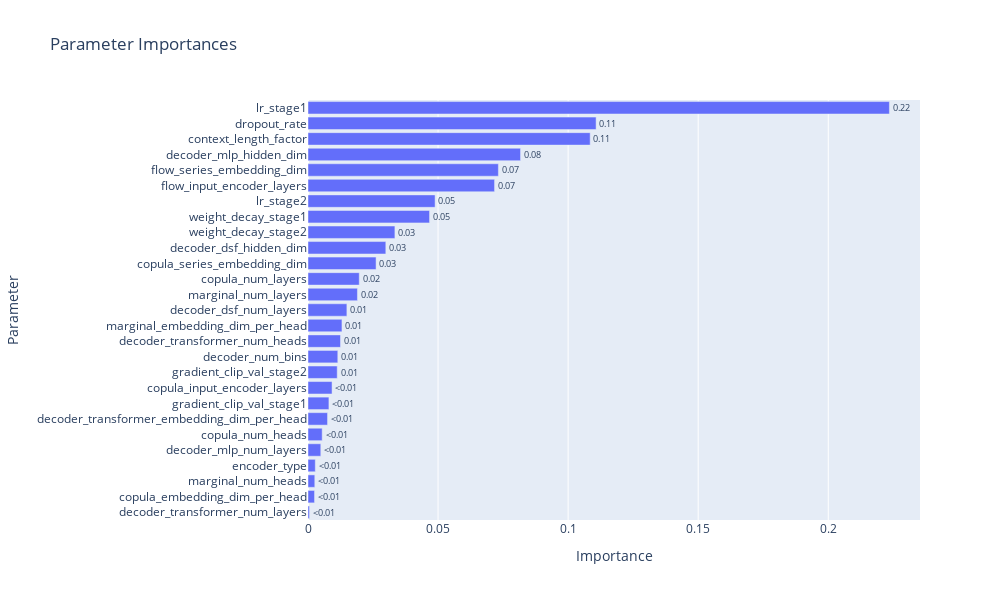

Source (notebook cell):
### Code cell
# 2. Parameter Importances
print("\n## Parameter Importances")
print("Shows the relative importance of each hyperparameter in influencing the objective.")
try:
    fig = plot_param_importances(study)
    fig.update_layout(
        title="Parameter Importances",
        xaxis_title="Importance",
        yaxis_title="Parameter",
        width=1000,
        height=600
    )
    fig.show()
except Exception as e:
    print(f"Could not plot parameter importances: {e}")

### Figure 1 — Plotly figure (JSON) as saved in the notebook; plotly's stock layout.template omitted (floating-point values rounded to 4 significant figures)
{"data": [{"cliponaxis": false, "hovertemplate": ["decoder_transformer_num_layers (IntDistribution): 0.0005825560637428174<extra></extra>", "copula_embedding_dim_per_head (CategoricalDistribution): 0.002513499052809632<extra></extra>", "marginal_num_heads (IntDistribution): 0.002609064977416758<extra></extra>", "encoder_type (CategoricalDistribution): 0.0028019050747122532<extra></extra>", "decoder_mlp_num_layers (IntDistribution): 0.004916619151288101<extra></extra>", "copula_num_heads (IntDistribution): 0.005452944557508926<extra></extra>", "decoder_transformer_embedding_dim_per_head (CategoricalDistribution): 0.0075107531982823075<extra></extra>", "gradient_clip_val_stage1 (CategoricalDistribution): 0.008040726245348488<extra></extra>", "copula_input_encoder_layers (IntDistribution): 0.009244385176720387<extra></extra>", "gradient_clip_val_stage2 (CategoricalDistribution): 0.011235428559892686<extra></extra>", "decoder_num_bins (CategoricalDistribution): 0.011454886574908214<extra></extra>", "decoder_transformer_num_heads (IntDistribution): 0.012497734893027999<extra></extra>", "marginal_embedding_dim_per_head (CategoricalDistribution): 0.01305300882312005<extra></extra>", "decoder_dsf_num_layers (IntDistribution): 0.01495155089909129<extra></extra>", "marginal_num_layers (IntDistribution): 0.019006246862485737<extra></extra>", "copula_num_layers (IntDistribution): 0.019701088843566902<extra></extra>", "copula_series_embedding_dim (CategoricalDistribution): 0.026166560322264994<extra></extra>", "decoder_dsf_hidden_dim (CategoricalDistribution): 0.029915773375297054<extra></extra>", "weight_decay_stage2 (CategoricalDistribution): 0.0334101420460806<extra></extra>", "weight_decay_stage1 (CategoricalDistribution): 0.046725866462135265<extra></extra>", "lr_stage2 (FloatDistribution): 0.04885996297310443<extra></extra>", "flow_input_encoder_layers (IntDistribution): 0.07171791147417332<extra></extra>", "flow_series_embedding_dim (CategoricalDistribution): 0.07319112312884102<extra></extra>", "decoder_mlp_hidden_dim (CategoricalDistribution): 0.08170533172697236<extra></extra>", "context_length_factor (CategoricalDistribution): 0.10847379845634832<extra></extra>", "dropout_rate (FloatDistribution): 0.11075318461708535<extra></extra>", "lr_stage1 (FloatDistribution): 0.2235079464637747<extra></extra>"], "name": "Objective Value", "orientation": "h", "text": ["<0.01", "<0.01", "<0.01", "<0.01", "<0.01", "<0.01", "<0.01", "<0.01", "<0.01", "0.01", "0.01", "0.01", "0.01", "0.01", "0.02", "0.02", "0.03", "0.03", "0.03", "0.05", "0.05", "0.07", "0.07", "0.08", "0.11", "0.11", "0.22"], "textposition": "outside", "type": "bar", "x": [0.0005826, 0.002513, 0.002609, 0.002802, 0.004917, 0.005453, 0.007511, 0.008041, 0.009244, 0.01124, 0.01145, 0.0125, 0.01305, 0.01495, 0.01901, 0.0197, 0.02617, 0.02992, 0.03341, 0.04673, 0.04886, 0.07172, 0.07319, 0.08171, 0.1085, 0.1108, 0.2235], "y": ["decoder_transformer_num_layers", "copula_embedding_dim_per_head", "marginal_num_heads", "encoder_type", "decoder_mlp_num_layers", "copula_num_heads", "decoder_transformer_embedding_dim_per_head", "gradient_clip_val_stage1", "copula_input_encoder_layers", "gradient_clip_val_stage2", "decoder_num_bins", "decoder_transformer_num_heads", "marginal_embedding_dim_per_head", "decoder_dsf_num_layers", "marginal_num_layers", "copula_num_layers", "copula_series_embedding_dim", "decoder_dsf_hidden_dim", "weight_decay_stage2", "weight_decay_stage1", "lr_stage2", "flow_input_encoder_layers", "flow_series_embedding_dim", "decoder_mlp_hidden_dim", "context_length_factor", "dropout_rate", "lr_stage1"]}], "layout": {"height": 600, "title": {"text": "Parameter Importances"}, "width": 1000, "xaxis": {"title": {"text": "Importance"}}, "yaxis": {"title": {"text": "Parameter"}}}}
